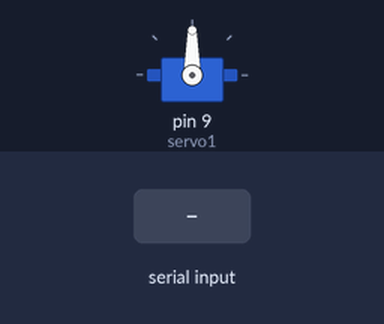
Recording of a sketch running on a simulated Arduino Uno, built with avr-gcc and run on an emulated ATmega328P. On the bench: servo. The test bench sets the inputs (shaded band). What the sketch prints to the serial monitor is not drawn.

Above: at 1.2 s.
1.3 s: "a" received over Serial
At 2.5 s:
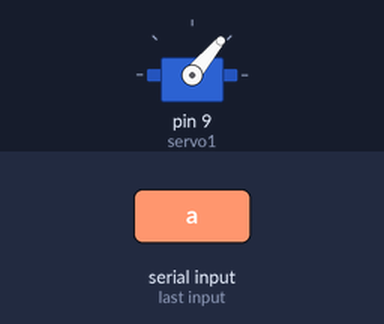
2.8 s: "b" received over Serial
At 3.8 s:
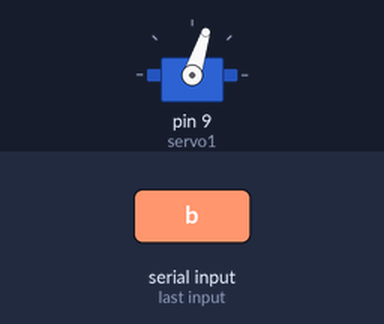
4.3 s: "c" received over Serial
At 4.9 s:
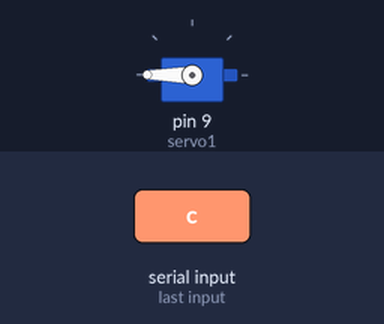
Timing chart, 0 to 7.3 s (numbered marks = the images above; inputs shaded):
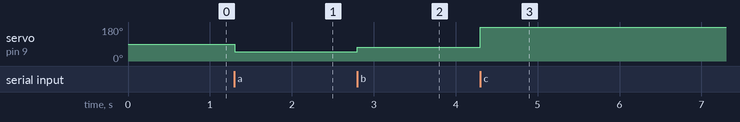

Measured:
- after the input at 1.3 s, servo on pin 9 (servo1): 90° → 50° at once
- after the input at 2.8 s, servo on pin 9 (servo1): 50° → 72° at once
- after the input at 4.3 s, servo on pin 9 (servo1): 72° → 180° at once

The sketch:

test1.ino
```cpp
#include <Servo.h>
Servo servo1;
//Servo servo2;

void setup()
{
  Serial.begin(115200);
  Serial.println(":-]");

  servo1.attach(9);
}

void loop()
{
  if(Serial.available())
  {
    char val = Serial.read();
    if(val == '.')
    {
      Serial.println(' ');
      Serial.println("bye");
      Serial.end();
    }
    if(val == 'a')
    {
      servo1.write(50);
//      servo2.write(0);
    }
    if(val == 'b')
    {
       servo1.write(72);
//       servo2.write(180);
    }
    if(val == 'c')
    {
       servo1.write(180);
//       servo2.write(0);
    }
  }
  delay(100);
}
```
